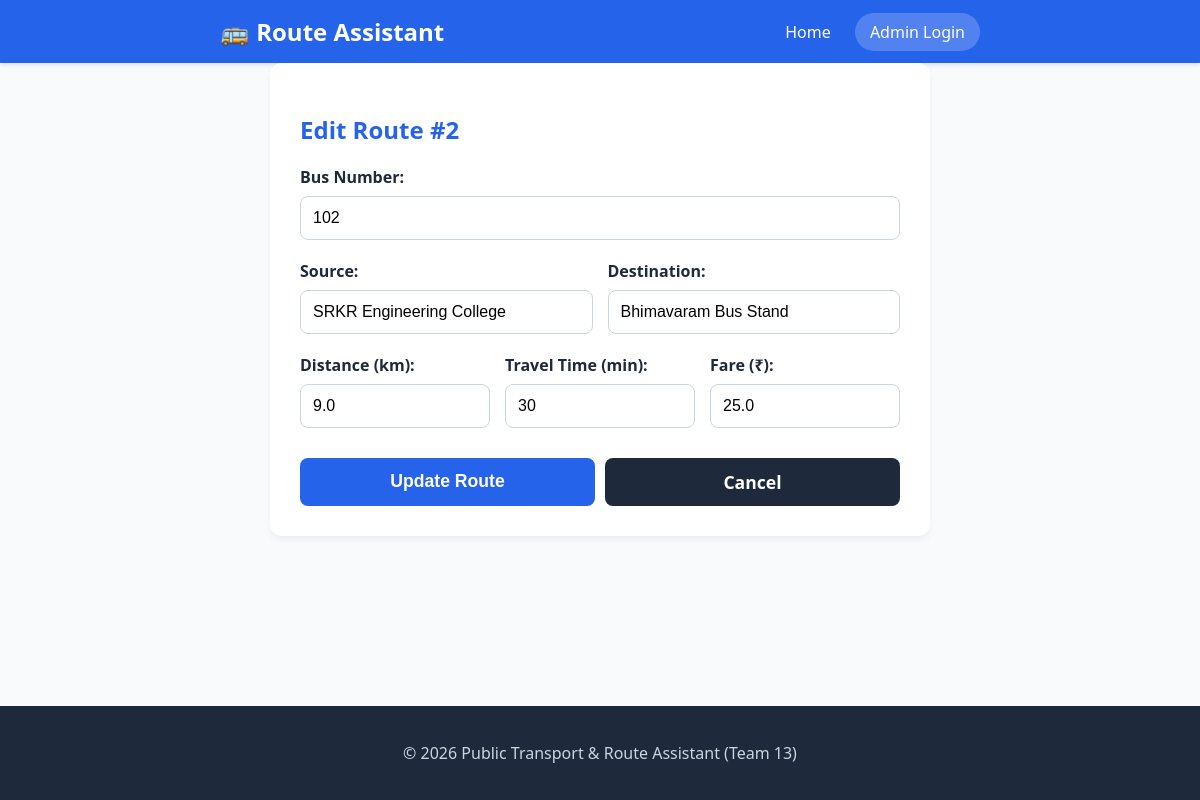
/admin/routes/edit/2 (signed in), run on the app's committed database.
### tables this page shows
CREATE TABLE routes (
        id INTEGER PRIMARY KEY AUTOINCREMENT,
        bus_number TEXT NOT NULL,
        source TEXT NOT NULL,
        destination TEXT NOT NULL,
        distance REAL NOT NULL,
        travel_time INTEGER NOT NULL,
        fare REAL NOT NULL
    );

### app.py (the view, shortened to what this page needs)
@app.route('/admin/routes/edit/<int:route_id>', methods=['GET', 'POST'])
@login_required
def edit_route_view(route_id):
    route = get_route_by_id(route_id)
    if not route:
        return "Route not found", 404
    return render_template('edit_route.html', route=route)

### app.py (called while the page is built)
def login_required(f):
    @wraps(f)
    def decorated_function(*args, **kwargs):
        if 'admin_logged_in' not in session:
            return redirect(url_for('admin_login'))
        return f(*args, **kwargs)
    return decorated_function

### database.py (called while the page is built)
def get_db_connection():
    conn = sqlite3.connect(DB_PATH)
    conn.row_factory = sqlite3.Row
    return conn

def get_route_by_id(route_id):
    conn = get_db_connection()
    cursor = conn.cursor()
    cursor.execute('SELECT * FROM routes WHERE id = ?', (route_id,))
    route = cursor.fetchone()
    conn.close()
    return route

### templates/edit_route.html
{% extends "base.html" %}
{% block content %}
<div class="search-card" style="max-width: 600px; margin: 0 auto;">
    <h2 style="color: var(--primary); margin-bottom: 20px;">Edit Route #{{ route.id }}</h2>
    <form action="/admin/routes/edit/{{ route.id }}" method="POST">
        <div class="form-group">
            <label for="bus_number">Bus Number:</label>
            <input type="text" name="bus_number" id="bus_number" value="{{ route.bus_number }}" required>
        </div>
        <div style="display: grid; grid-template-columns: 1fr 1fr; gap: 15px;">
            <div class="form-group">
                <label for="source">Source:</label>
                <input type="text" name="source" id="source" value="{{ route.source }}" required>
            </div>
            <div class="form-group">
                <label for="destination">Destination:</label>
                <input type="text" name="destination" id="destination" value="{{ route.destination }}" required>
            </div>
        </div>
        <div style="display: grid; grid-template-columns: 1fr 1fr 1fr; gap: 15px;">
            <div class="form-group">
                <label for="distance">Distance (km):</label>
                <input type="number" step="0.1" min="0.1" name="distance" id="distance" value="{{ route.distance }}" required>
            </div>
            <div class="form-group">
                <label for="travel_time">Travel Time (min):</label>
                <input type="number" min="1" name="travel_time" id="travel_time" value="{{ route.travel_time }}" required>
            </div>
            <div class="form-group">
                <label for="fare">Fare (₹):</label>
                <input type="number" step="0.5" min="0" name="fare" id="fare" value="{{ route.fare }}" required>
            </div>
        </div>
        <div style="display: flex; gap: 10px; margin-top: 10px;">
            <button type="submit" class="btn-primary" style="flex: 1;">Update Route</button>
            <a href="/admin/routes" class="btn-primary" style="flex: 1; background-color: var(--dark); text-align: center; text-decoration: none;">Cancel</a>
        </div>
    </form>
</div>
{% endblock %}

### static/css/style.css (style rules this page uses)
:root { --primary: #2563EB; --dark: #1E293B; --background: #F8FAFC; --success: #16A34A; --warning: #F59E0B; --danger: #DC2626; --white: #FFFFFF; --gray-100: #F1F5F9; --gray-300: #CBD5E1; }
body { font-family: 'Segoe UI', Tahoma, Geneva, Verdana, sans-serif; background-color: var(--background); color: var(--dark); margin: 0; padding: 0; display: flex; flex-direction: column; min-height: 100vh; }
.search-card { background: var(--white); padding: 30px; border-radius: 12px; box-shadow: 0 4px 6px rgba(0,0,0,0.05); }
.form-group { margin-bottom: 20px; }
.form-group label { display: block; margin-bottom: 8px; font-weight: 600; }
.form-group select, .form-group input { width: 100%; padding: 12px; border: 1px solid var(--gray-300); border-radius: 8px; font-size: 1rem; box-sizing: border-box; background-color: var(--white); }
.btn-primary { background-color: var(--primary); color: var(--white); border: none; padding: 12px 24px; font-size: 1.1rem; font-weight: bold; border-radius: 8px; cursor: pointer; width: 100%; transition: background-color 0.2s; }

### data on the page
routes: id "2", bus_number "102", source "SRKR Engineering College", destination "Bhimavaram Bus Stand", distance "9.0", travel_time "30", fare "25.0"
